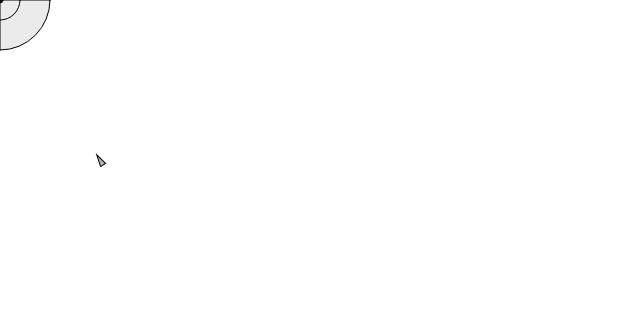
Frame 1 (no input)
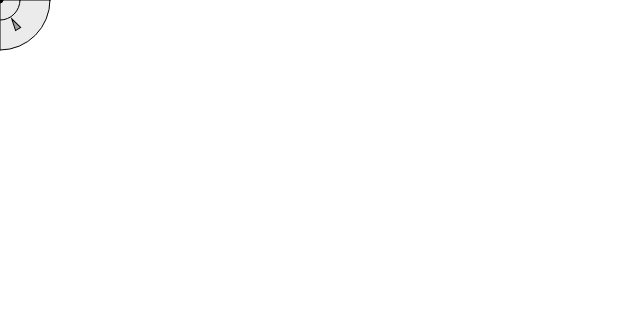
Frame 60 (no input)
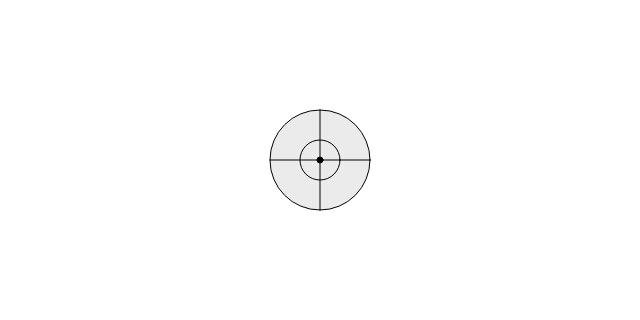
Frame 120 (the mouse pressed at the canvas centre since frame 60)

The p5.js sketch that drew these frames (run headless with seeded random() and noise() and a simulated clock; from frame 60 on, the mouse is pressed at the canvas centre):

// p5.js sketch
// ── sketch.js
class Vehicle {
  constructor(x, y) {
    this.position = createVector(x, y);
    this.velocity = createVector();
    this.acceleration = createVector();

    this.r = 3.0;
    this.maxSpeed = 4;
    this.maxForce = 0.1;
  }

  update() {
    this.velocity.add(this.acceleration);
    this.velocity.limit(this.maxSpeed);
    this.position.add(this.velocity);
    this.acceleration.mult(0);
  }

  applyForce(force) {
    this.acceleration.add(force);
  }

  arrive(target) {
    var desired = p5.Vector.sub(target, this.position);
    var d = desired.mag();
    var l = 50;
    if (d < l) {
      var m = map(d, 0, l, 0, this.maxSpeed);
      desired.setMag(this.m);
    } else {
      desired.setMag(this.maxSpeed);
    }
    var steer = p5.Vector.sub(desired, this.velocity);
    steer.limit(this.maxForce);
    this.applyForce(steer);
  }

  display() {
    var theta = this.velocity.heading() + PI / 2;
    fill(175);
    stroke(0);

    push();
    translate(this.position.x, this.position.y);
    rotate(theta);
    beginShape();
    vertex(0, -this.r * 2);
    vertex(-this.r, this.r * 2);
    vertex(this.r, this.r * 2);
    endShape(CLOSE);
    pop();
  }
}

var vehicle;

function setup() {
  createCanvas(640, 320);

  vehicle = new Vehicle(100, height / 2);
}

function draw() {
  background(255);

  vehicle.arrive(createVector(mouseX, mouseY));
  vehicle.update();
  vehicle.display();

  // draw target
  stroke(0);
  fill(0, 0);
  ellipse(mouseX, mouseY, 40, 40);
  line(mouseX - 50, mouseY, mouseX + 50, mouseY)
  line(mouseX, mouseY - 50, mouseX, mouseY + 50)
  fill(0, 20);
  ellipse(mouseX, mouseY, 100, 100);
  fill(0);
  ellipse(mouseX, mouseY, 6, 6);
}
